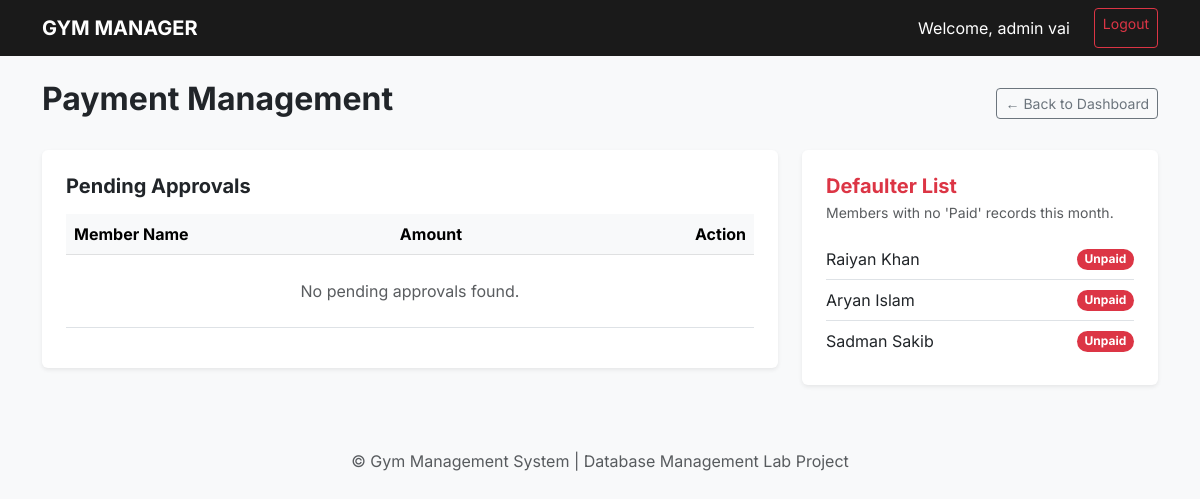
Screenshot of /admin_payments.php (signed in) with the database file from the repository.
### tables this page shows
CREATE TABLE `users` (
  `user_id` int(11) NOT NULL,
  `full_name` varchar(100) NOT NULL,
  `email` varchar(100) NOT NULL,
  `Contact` varchar(20) NOT NULL,
  `Address` varchar(255) NOT NULL,
  `password_hash` varchar(255) NOT NULL,
  `Gender` enum('Male','Female','Other') NOT NULL,
  `user_type` enum('admin','trainer','member') NOT NULL
);

### admin_payments.php (the view, shortened to what this page needs)
<?php
include('DBconnect.php');
include('header.php');
?>
<div class="d-flex justify-content-between align-items-center mb-4">
    <h2 class="fw-bold">Payment Management</h2>
    <a href="admin_dashboard.php" class="btn btn-outline-secondary btn-sm">← Back to Dashboard</a>
</div>
<div class="row g-4">
    <div class="col-lg-8">
        <div class="card p-4 shadow-sm">
            <h5 class="fw-bold mb-3">Pending Approvals</h5>
            <div class="table-responsive">
                <table class="table table-hover align-middle">
                    <thead class="table-light">
                        <tr>
                            <th>Member Name</th>
                            <th>Amount</th>
                            <th class="text-end">Action</th>
                        </tr>
                    </thead>
                    <tbody>
                        <?php
                        $query = "SELECT p.payment_id, u.full_name, p.amount
                                  FROM payments p
                                  JOIN users u ON p.user_id = u.user_id
                                  WHERE p.status = 'Pending'";
                        $res = $conn->query($query);
                        if($res && $res->num_rows > 0){
                            while($row = $res->fetch_assoc()){
                                echo "<tr>
                                        <td>
                                            <div class='fw-bold'>{$row['full_name']}</div>
                                            <small class='text-muted'>ID: #{$row['payment_id']}</small>
                                        </td>
                                        <td><span class='badge bg-light text-dark'>$".number_format($row['amount'], 2)."</span></td>
                                        <td class='text-end'>
                                            <a href='?approve={$row['payment_id']}' class='btn btn-success btn-sm'>Approve Payment</a>
                                        </td>
                                      </tr>";
                            }
                        } else {
                            echo "<tr><td colspan='3' class='text-center py-4 text-muted'>No pending approvals found.</td></tr>";
                        }
                        ?>
                    </tbody>
                </table>
            </div>
        </div>
    </div>
    <div class="col-lg-4">
        <div class="card p-4 border-danger shadow-sm">
            <h5 class="fw-bold text-danger mb-1">Defaulter List</h5>
            <p class="small text-muted mb-3">Members with no 'Paid' records this month.</p>
            <ul class="list-group list-group-flush">
            <?php
            $month = date('m');
            $year = date('Y');
            $defaulter_query = "SELECT full_name FROM users
                                WHERE user_type='member'
                                AND user_id NOT IN (
                                    SELECT user_id FROM payments
                                    WHERE status='Paid'
                                    AND MONTH(payment_date)='$month'
                                    AND YEAR(payment_date)='$year'
                                )";
            $def_res = $conn->query($defaulter_query);
            if($def_res && $def_res->num_rows > 0){
                while($row = $def_res->fetch_assoc()){
                    echo "<li class='list-group-item d-flex justify-content-between align-items-center px-0'>
                            {$row['full_name']}
                            <span class='badge bg-danger rounded-pill'>Unpaid</span>
                          </li>";
                }
            } else {
                echo "<li class='list-group-item text-muted px-0'>Everyone has paid!</li>";
            }
            ?>
            </ul>
        </div>
    </div>
</div>
<?php include('footer.php'); ?>

### header.php (style rules this page uses)
body { font-family: 'Inter', sans-serif; background-color: #f8f9fa; }
.card { border: none; box-shadow: 0 0.125rem 0.25rem rgba(0, 0, 0, 0.075); transition: 0.3s; }

### rows the page displays
users: full_name "Raiyan Khan"
users: full_name "Aryan Islam"
users: full_name "Sadman Sakib"

### other values shown
$_SESSION['name'] "admin vai"
